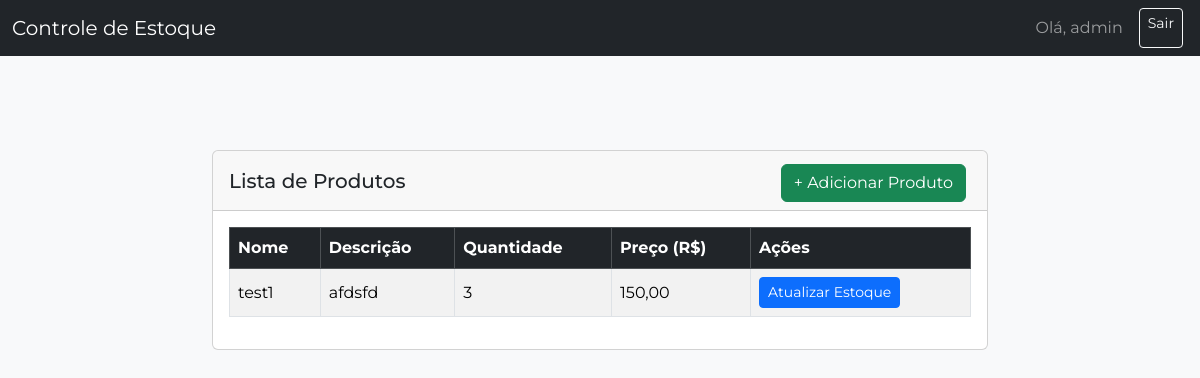
The app's page /estoque.php (signed in) with its own data.
### tables this page shows
CREATE TABLE `produtos` (
  `id` int(11) NOT NULL,
  `nome` varchar(100) NOT NULL,
  `descricao` text DEFAULT NULL,
  `quantidade` int(11) NOT NULL DEFAULT 0,
  `preco` decimal(10,2) NOT NULL
);

### src/Produto.php (called while the page is built, shortened)
<?php
class Produto {
    private $conn;
    private $table_name = "produtos";
    public function __construct($db){
        $this->conn = $db;
    }
    public function listar(){
        $query = "SELECT * FROM " . $this->table_name . " ORDER BY nome";
        $stmt = $this->conn->prepare($query);
        $stmt->execute();
        return $stmt;
    }
}

### public/estoque.php (the view, shortened to what this page needs)
<?php
require_once "../src/Produto.php";
$db = (new Database())->getConnection();
$produto = new Produto($db);
$stmt = $produto->listar();
?>
<!DOCTYPE html>
<html lang="pt-BR">
<head>
    <link href="https://cdn.jsdelivr.net/npm/bootstrap@5.3.2/dist/css/bootstrap.min.css" rel="stylesheet">
    <link href="../assets/css/custom.css" rel="stylesheet">
</head>
<body>
<nav class="navbar navbar-expand-lg navbar-dark bg-dark fixed-top">
    <div class="container-fluid">
        <span class="navbar-brand">Controle de Estoque</span>
        <div class="d-flex">
            <span class="navbar-text me-3">Olá, <?= htmlspecialchars($_SESSION['username']) ?></span>
            <a href="logout.php" class="btn btn-outline-light btn-sm">Sair</a>
        </div>
    </div>
</nav>
<div class="container" style="margin-top: 80px;">
    <div class="card">
        <div class="card-header d-flex justify-content-between align-items-center">
            <h5 class="mb-0">Lista de Produtos</h5>
            <a href="add_product.php" class="btn btn-success">+ Adicionar Produto</a>
        </div>
        <div class="card-body">
            <table class="table table-bordered table-hover table-striped">
                <thead class="table-dark">
                    <tr>
                        <th>Nome</th>
                        <th>Descrição</th>
                        <th>Quantidade</th>
                        <th>Preço (R$)</th>
                        <th>Ações</th>
                    </tr>
                </thead>
                <tbody>
                    <?php while($row = $stmt->fetch(PDO::FETCH_ASSOC)): ?>
                        <tr>
                            <td><?= htmlspecialchars($row['nome']) ?></td>
                            <td><?= htmlspecialchars($row['descricao']) ?></td>
                            <td><?= $row['quantidade'] ?></td>
                            <td><?= number_format($row['preco'], 2, ',', '.') ?></td>
                            <td>
                                <a href="update_stock.php?id=<?= $row['id'] ?>" class="btn btn-sm btn-primary">Atualizar Estoque</a>
                            </td>
                        </tr>
                    <?php endwhile; ?>
                </tbody>
            </table>
        </div>
    </div>
</div>
</body>
</html>

### assets/css/custom.css (style rules this page uses)
body { font-family: 'Montserrat'; background-color: #f8f9fa; padding-top: 70px; }
.container { max-width: 800px; margin: 0 auto; }
.card { margin-bottom: 20px; }
.card-header { display: flex; justify-content: space-between; align-items: center; flex-wrap: wrap; }
.card-header .btn { white-space: nowrap; margin-top: 5px; }
.card-header h5 { margin-bottom: 0; }
.table td, .table th { vertical-align: middle; }
a.btn { margin-right: 5px; }

### records on screen
produtos: nome "test1", descricao "afdsfd", quantidade "3", preco "150,00"

### other values on screen
$_SESSION['username'] "admin"
